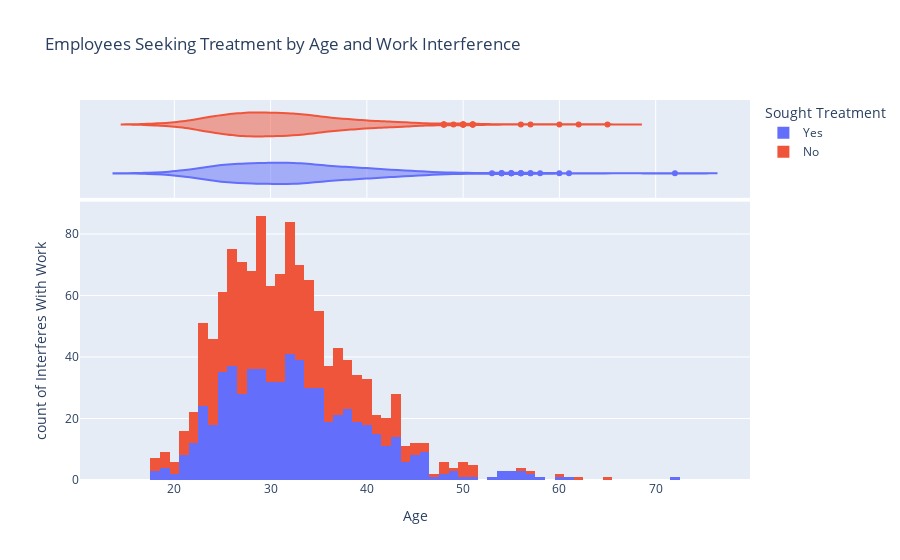

The notebook cell saved with this chart:
### Code cell
# Replace target values in df_clean with plain english
df_clean[target] = df_clean[target].replace(0, 'No').replace(1, 'Yes')

# Create the figure to hold the histogram to show people who sought
# treatment for a mental health issue by age.
fig1 = px.histogram(
    df_clean,
    x = 'age',
    y = 'work_interfere',
    color = target,
    labels = {
        'age':'Age',
        'work_interfere':'Interferes With Work',
        'treatment':'Sought Treatment'},
    title = 'Employees Seeking Treatment by Age and Work Interference',
    histfunc = 'count',
    marginal = 'violin',
    orientation = 'v'
)

# Render the histogram
fig1.show()

### Figure 1 — Plotly figure (JSON) as saved in the notebook; plotly's stock layout.template omitted (floating-point values rounded to 4 significant figures; data arrays with more than 128 entries replaced by an {"elided": "..."} marker saying what was removed)
{"data": [{"alignmentgroup": "True", "bingroup": "x", "histfunc": "count", "hovertemplate": "Sought Treatment=Yes<br>Age=%{x}<br>count of Interferes With Work=%{y}<extra></extra>", "legendgroup": "Yes", "marker": {"color": "#636efa"}, "name": "Yes", "offsetgroup": "Yes", "orientation": "v", "showlegend": true, "type": "histogram", "x": {"elided": "634 int values"}, "xaxis": "x", "y": {"elided": "634 int values"}, "yaxis": "y"}, {"alignmentgroup": "True", "hovertemplate": "Sought Treatment=Yes<br>Age=%{x}<extra></extra>", "legendgroup": "Yes", "marker": {"color": "#636efa"}, "name": "Yes", "offsetgroup": "Yes", "scalegroup": "x", "showlegend": false, "type": "violin", "x": {"elided": "634 int values"}, "xaxis": "x2", "yaxis": "y2"}, {"alignmentgroup": "True", "bingroup": "x", "histfunc": "count", "hovertemplate": "Sought Treatment=No<br>Age=%{x}<br>count of Interferes With Work=%{y}<extra></extra>", "legendgroup": "No", "marker": {"color": "#EF553B"}, "name": "No", "offsetgroup": "No", "orientation": "v", "showlegend": true, "type": "histogram", "x": {"elided": "622 float values"}, "xaxis": "x", "y": {"elided": "622 int values"}, "yaxis": "y"}, {"alignmentgroup": "True", "hovertemplate": "Sought Treatment=No<br>Age=%{x}<extra></extra>", "legendgroup": "No", "marker": {"color": "#EF553B"}, "name": "No", "offsetgroup": "No", "scalegroup": "x", "showlegend": false, "type": "violin", "x": {"elided": "622 float values"}, "xaxis": "x2", "yaxis": "y2"}], "layout": {"barmode": "relative", "legend": {"title": {"text": "Sought Treatment"}, "tracegroupgap": 0}, "title": {"text": "Employees Seeking Treatment by Age and Work Interference"}, "xaxis": {"anchor": "y", "domain": [0, 1], "title": {"text": "Age"}}, "xaxis2": {"anchor": "y2", "domain": [0, 1], "matches": "x", "showgrid": true, "showticklabels": false}, "yaxis": {"anchor": "x", "domain": [0, 0.7326], "title": {"text": "count of Interferes With Work"}}, "yaxis2": {"anchor": "x2", "domain": [0.7426, 1], "matches": "y2", "showgrid": false, "showline": false, "showticklabels": false, "ticks": ""}}}
